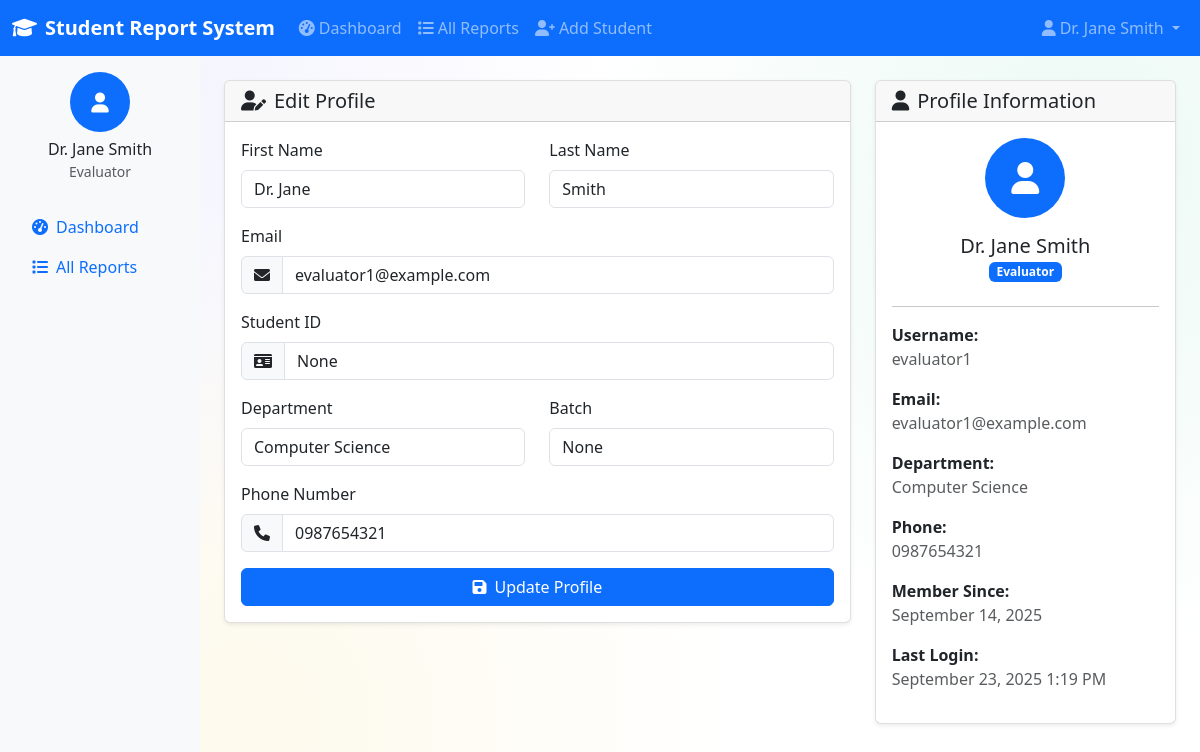
Page /profile/ (signed in) on the committed database.
### accounts/models.py (models this page shows, shortened)
class User(AbstractUser):
    ROLE_CHOICES = [
        ('student', 'Student'),
        ('evaluator', 'Evaluator'),
        ('admin', 'Admin'),
    ]
    role = models.CharField(max_length=20, choices=ROLE_CHOICES, default='student')
    student_id = models.CharField(max_length=20, blank=True, null=True, unique=True)
    department = models.CharField(max_length=100, blank=True, null=True)
    batch = models.CharField(max_length=20, blank=True, null=True)
    phone_number = models.CharField(max_length=15, blank=True, null=True)
    created_at = models.DateTimeField(auto_now_add=True)
    updated_at = models.DateTimeField(auto_now=True)
    @property
    def is_student(self):
        return self.role == 'student'
    @property
    def is_evaluator(self):
        return self.role == 'evaluator'

### accounts/views.py (the view)
# urls.py: path('profile/', views.profile_view, name='profile'),
@login_required
def profile_view(request):
    if request.method == 'POST':
        form = UserUpdateForm(request.POST, instance=request.user)
        if form.is_valid():
            form.save()
            messages.success(request, 'Profile updated successfully!')
            return redirect('accounts:profile')
    else:
        form = UserUpdateForm(instance=request.user)
    context = {
        'form': form,
        'user': request.user,
    }
    return render(request, 'accounts/profile.html', context)

### accounts/forms.py
class UserUpdateForm(forms.ModelForm):
    class Meta:
        model = User
        fields = ['first_name', 'last_name', 'email', 'student_id',
                 'department', 'batch', 'phone_number']
    def __init__(self, *args, **kwargs):
        super().__init__(*args, **kwargs)
        if self.instance.role != 'student':
            self.fields['student_id'].widget.attrs['readonly'] = True

### templates/accounts/profile.html (shortened to what this page needs)
{% extends 'base/base.html' %}
{% block content %}
<div class="row">
    <div class="col-lg-8">
        <div class="card">
            <div class="card-header">
                <h5 class="card-title mb-0">
                    <i class="fas fa-user-edit me-2"></i>Edit Profile
                </h5>
            </div>
            <div class="card-body">
                <form method="post">
                    <div class="row">
                        <div class="col-md-6">
                            <div class="mb-3">
                                <label for="{{ form.first_name.id_for_label }}" class="form-label">First Name</label>
                                <input type="text" class="form-control" name="first_name" id="{{ form.first_name.id_for_label }}"
                                       value="{{ form.first_name.value|default:user.first_name }}" required>
                            </div>
                        </div>
                        <div class="col-md-6">
                            <div class="mb-3">
                                <label for="{{ form.last_name.id_for_label }}" class="form-label">Last Name</label>
                                <input type="text" class="form-control" name="last_name" id="{{ form.last_name.id_for_label }}"
                                       value="{{ form.last_name.value|default:user.last_name }}" required>
                            </div>
                        </div>
                    </div>
                    <div class="mb-3">
                        <label for="{{ form.email.id_for_label }}" class="form-label">Email</label>
                        <div class="input-group">
                            <span class="input-group-text">
                                <i class="fas fa-envelope"></i>
                            </span>
                            <input type="email" class="form-control" name="email" id="{{ form.email.id_for_label }}"
                                   value="{{ form.email.value|default:user.email }}" required>
                        </div>
                    </div>
                    <div class="mb-3">
                        <label for="{{ form.student_id.id_for_label }}" class="form-label">Student ID</label>
                        <div class="input-group">
                            <span class="input-group-text">
                                <i class="fas fa-id-card"></i>
                            </span>
                            <input type="text" class="form-control" name="student_id" id="{{ form.student_id.id_for_label }}"
                                   value="{{ form.student_id.value|default:user.student_id }}"
                                   {% if user.role != 'student' %}readonly{% endif %}>
                        </div>
                    </div>
                    <div class="row">
                        <div class="col-md-6">
                            <div class="mb-3">
                                <label for="{{ form.department.id_for_label }}" class="form-label">Department</label>
                                <input type="text" class="form-control" name="department" id="{{ form.department.id_for_label }}"
                                       value="{{ form.department.value|default:user.department }}">
                            </div>
                        </div>
                        <div class="col-md-6">
                            <div class="mb-3">
                                <label for="{{ form.batch.id_for_label }}" class="form-label">Batch</label>
                                <input type="text" class="form-control" name="batch" id="{{ form.batch.id_for_label }}"
                                       value="{{ form.batch.value|default:user.batch }}">
                            </div>
                        </div>
                    </div>
                    <div class="mb-3">
                        <label for="{{ form.phone_number.id_for_label }}" class="form-label">Phone Number</label>
                        <div class="input-group">
                            <span class="input-group-text">
                                <i class="fas fa-phone"></i>
                            </span>
                            <input type="tel" class="form-control" name="phone_number" id="{{ form.phone_number.id_for_label }}"
                                   value="{{ form.phone_number.value|default:user.phone_number }}">
                        </div>
                    </div>
                    <div class="d-grid">
                        <button type="submit" class="btn btn-primary">
                            <i class="fas fa-save me-2"></i>Update Profile
                        </button>
                    </div>
                </form>
            </div>
        </div>
    </div>
    <div class="col-lg-4">
        <div class="card">
            <div class="card-header">
                <h5 class="card-title mb-0">
                    <i class="fas fa-user me-2"></i>Profile Information
                </h5>
            </div>
            <div class="card-body">
                <div class="text-center mb-4">
                    <div class="bg-primary text-white rounded-circle d-inline-flex align-items-center justify-content-center" style="width: 80px; height: 80px;">
                        <i class="fas fa-user fa-2x"></i>
                    </div>
                    <h5 class="mt-3 mb-0">{{ user.get_full_name|default:user.username }}</h5>
                    <span class="badge bg-primary">{{ user.get_role_display }}</span>
                </div>
                <hr>
                <div class="mb-3">
                    <strong>Username:</strong>
                    <p class="text-muted mb-0">{{ user.username }}</p>
                </div>
                <div class="mb-3">
                    <strong>Email:</strong>
                    <p class="text-muted mb-0">{{ user.email }}</p>
                </div>
                {% if user.department %}
                <div class="mb-3">
                    <strong>Department:</strong>
                    <p class="text-muted mb-0">{{ user.department }}</p>
                </div>
                {% endif %}
                {% if user.phone_number %}
                <div class="mb-3">
                    <strong>Phone:</strong>
                    <p class="text-muted mb-0">{{ user.phone_number }}</p>
                </div>
                {% endif %}
                <div class="mb-3">
                    <strong>Member Since:</strong>
                    <p class="text-muted mb-0">{{ user.date_joined|date:"F d, Y" }}</p>
                </div>
                <div class="mb-3">
                    <strong>Last Login:</strong>
                    <p class="text-muted mb-0">{{ user.last_login|date:"F d, Y g:i A"|default:"Never" }}</p>
                </div>
            </div>
        </div>
    </div>
</div>
{% endblock %}

### templates/base/base.html (shortened to what this page needs)
<!DOCTYPE html>
<html lang="en">
<head>
    <link href="https://cdn.jsdelivr.net/npm/bootstrap@5.3.0/dist/css/bootstrap.min.css" rel="stylesheet">
    <link href="https://cdnjs.cloudflare.com/ajax/libs/font-awesome/6.0.0/css/all.min.css" rel="stylesheet">
</head>
<body>
    <nav class="navbar navbar-expand-lg navbar-dark bg-primary">
        <div class="container-fluid">
            <a class="navbar-brand" href="{% url 'accounts:home' %}">
                <i class="fas fa-graduation-cap me-2"></i>Student Report System
            </a>
            {% if user.is_authenticated %}
            <div class="collapse navbar-collapse" id="navbarNav">
                <ul class="navbar-nav me-auto">
                    {% if user.is_student %}
                        <li class="nav-item">
                            <a class="nav-link" href="{% url 'reports:student_dashboard' %}">
                                <i class="fas fa-tachometer-alt me-1"></i>Dashboard
                            </a>
                        </li>
                        <li class="nav-item">
                            <a class="nav-link" href="{% url 'reports:submit_report' %}">
                                <i class="fas fa-upload me-1"></i>Submit Report
                            </a>
                        </li>
                    {% elif user.is_evaluator %}
                        <li class="nav-item">
                            <a class="nav-link" href="{% url 'reports:evaluator_dashboard' %}">
                                <i class="fas fa-tachometer-alt me-1"></i>Dashboard
                            </a>
                        </li>
                        <li class="nav-item">
                            <a class="nav-link" href="{% url 'reports:all_reports' %}">
                                <i class="fas fa-list me-1"></i>All Reports
                            </a>
                        </li>
                        <li class="nav-item">
                            <a class="nav-link" href="{% url 'reports:evaluator_add_student' %}">
                                <i class="fas fa-user-plus me-1"></i>Add Student
                            </a>
                        </li>
                    {% endif %}
                </ul>
                <ul class="navbar-nav">
                    <li class="nav-item dropdown">
                        <a class="nav-link dropdown-toggle" href="#" id="navbarDropdown" role="button" data-bs-toggle="dropdown">
                            <i class="fas fa-user me-1"></i>{{ user.get_full_name|default:user.username }}
                        </a>
                    </li>
                </ul>
            </div>
            {% endif %}
        </div>
    </nav>
    <div class="container-fluid">
        <div class="row">
            {% if user.is_authenticated %}
            <div class="col-md-3 col-lg-2 sidebar p-3">
                <div class="text-center mb-4">
                    <div class="bg-primary text-white rounded-circle d-inline-flex align-items-center justify-content-center" style="width: 60px; height: 60px;">
                        <i class="fas fa-user fa-lg"></i>
                    </div>
                    <h6 class="mt-2 mb-0">{{ user.get_full_name|default:user.username }}</h6>
                    <small class="text-muted">{{ user.get_role_display }}</small>
                </div>
                <nav class="nav flex-column">
                    {% if user.is_student %}
                        <a class="nav-link" href="{% url 'reports:student_dashboard' %}">
                            <i class="fas fa-tachometer-alt me-2"></i>Dashboard
                        </a>
                        <a class="nav-link" href="{% url 'reports:submit_report' %}">
                            <i class="fas fa-upload me-2"></i>Submit Report
                        </a>
                    {% elif user.is_evaluator %}
                        <a class="nav-link" href="{% url 'reports:evaluator_dashboard' %}">
                            <i class="fas fa-tachometer-alt me-2"></i>Dashboard
                        </a>
                        <a class="nav-link" href="{% url 'reports:all_reports' %}">
                            <i class="fas fa-list me-2"></i>All Reports
                        </a>
                    {% endif %}
                </nav>
            </div>
            <div class="col-md-9 col-lg-10 main-content p-4">
            {% else %}
            <div class="col-12 main-content p-4">
            {% endif %}
                {% block content %}{% endblock %}
            </div>
        </div>
    </div>
</body>
</html>

### templates/base/base.html (style rules this page uses)
.navbar-brand { font-weight: bold; }
.sidebar { min-height: calc(100vh - 56px); background-color: #f8f9fa; }
.main-content { min-height: calc(100vh - 56px); }
.card { box-shadow: 0 0.125rem 0.25rem rgba(0, 0, 0, 0.075); border: 1px solid rgba(0, 0, 0, 0.125); }
body { background: radial-gradient(1250px circle at 10% 10%, rgba(99, 102, 241, 0.08), transparent 40%), radial-gradient(1250px circle at 90% 20%, rgba(16, 185, 129, 0.08), transparent 40%), radial-gradient(1250px circle at 20% 90%, rgba(234, 179, 8, 0.08), transparent 40%); background-attachment: fixed; }

### rows in the picture
User: get_full_name "Dr. Jane Smith", role "Evaluator", first_name "Dr. Jane", last_name "Smith", email "evaluator1@example.com", student_id "None", department "Computer Science", batch "None", phone_number "0987654321", username "evaluator1", date_joined "September 14, 2025", last_login "September 23, 2025 1:19 PM"
